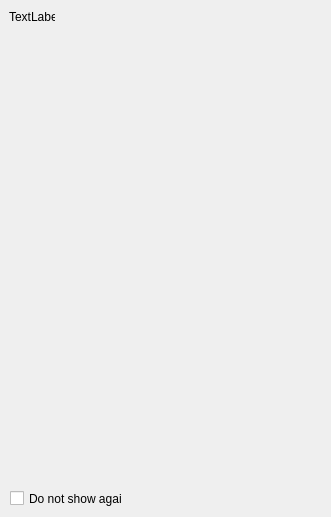
<?xml version="1.0" encoding="UTF-8"?>
<ui version="4.0">
 <class>ConnectionTestingDialog</class>
 <widget class="QDialog" name="ConnectionTestingDialog">
  <property name="geometry">
   <rect>
    <x>0</x>
    <y>0</y>
    <width>331</width>
    <height>517</height>
   </rect>
  </property>
  <property name="sizePolicy">
   <sizepolicy hsizetype="Fixed" vsizetype="Fixed">
    <horstretch>0</horstretch>
    <verstretch>0</verstretch>
   </sizepolicy>
  </property>
  <property name="windowTitle">
   <string>Connection Test</string>
  </property>
  <widget class="QLabel" name="label">
   <property name="geometry">
    <rect>
     <x>9</x>
     <y>9</y>
     <width>46</width>
     <height>16</height>
    </rect>
   </property>
   <property name="sizePolicy">
    <sizepolicy hsizetype="Preferred" vsizetype="Minimum">
     <horstretch>0</horstretch>
     <verstretch>0</verstretch>
    </sizepolicy>
   </property>
   <property name="text">
    <string>TextLabel</string>
   </property>
  </widget>
  <widget class="QCheckBox" name="checkBox">
   <property name="geometry">
    <rect>
     <x>10</x>
     <y>490</y>
     <width>112</width>
     <height>17</height>
    </rect>
   </property>
   <property name="text">
    <string>Do not show again</string>
   </property>
  </widget>
 </widget>
 <resources/>
 <connections/>
</ui>
